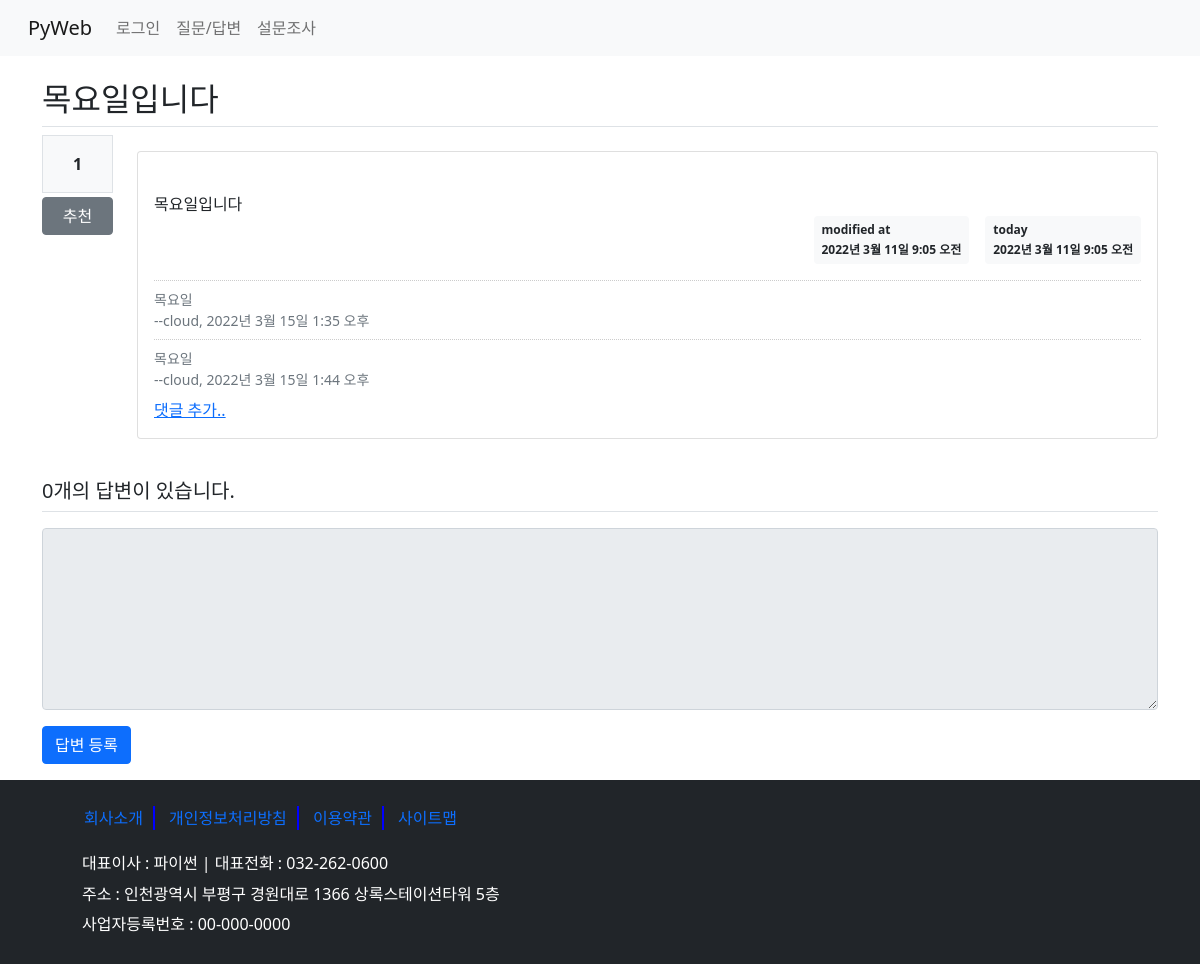
The app's page /board/19/, older data.
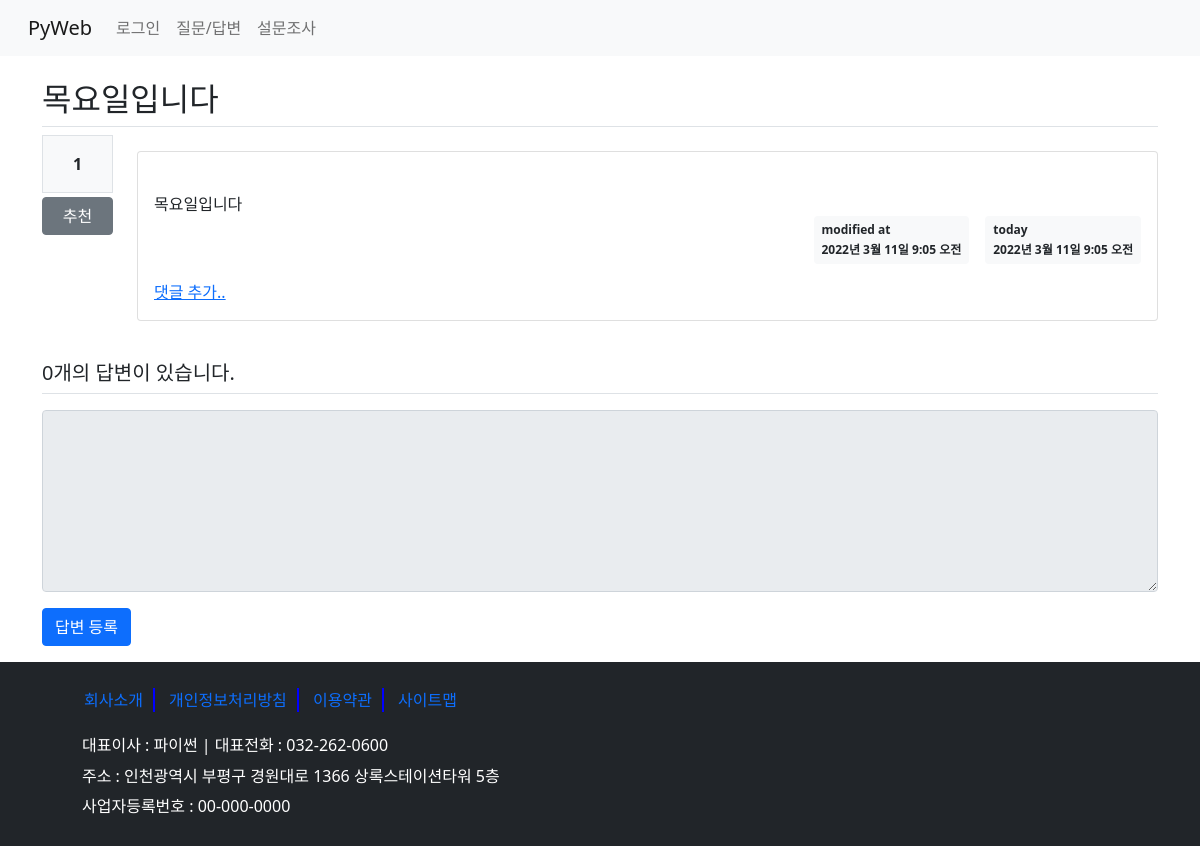
The same page, newer data.
### board/models.py (models this page shows, shortened)
class Question(models.Model):
    subject = models.CharField(max_length=200)
    content = models.TextField()
    create_date = models.DateTimeField()  # not null
    modify_date = models.DateTimeField(null=True, blank=True)  #null 허용, blank- 폼 데이터 null
    author = models.ForeignKey(User, on_delete=models.CASCADE, related_name='author_question')  #User의 username와 외래키 설정
    voter = models.ManyToManyField(User, related_name='voter_question')   #추천수 - 다대다 관계

class Comment(models.Model):
    content = models.TextField()    #댓글 내용
    create_date = models.DateTimeField()  #댓글 작성일
    modify_date = models.DateTimeField(null=True, blank=True)  #댓글 수정일
    author = models.ForeignKey(User, on_delete=models.CASCADE)  #외래키 - 댓글 글쓴이
    question = models.ForeignKey(Question, null=True, blank=True,
                                 on_delete=models.CASCADE) # 댓글이 달린 질문
    answer = models.ForeignKey(Answer, null=True, blank=True,
                               on_delete=models.CASCADE) # 댓글이 달린 답변

### board/views/base_views.py (the view)
# urls.py: path('<int:question_id>/', base_views.detail, name='detail'), #127.0.0.1:8000/board/1/
def detail(request, question_id):
    question = get_object_or_404(Question, pk=question_id)  #url경로 오류 처리
    context = {'question':question}
    return render(request, 'board/detail.html', context)

### templates/board/detail.html (shortened to what this page needs)
{% extends 'base.html' %}
{% block content %}
    <div class="container my-3">
       <h2 class="border-bottom py-2">{{ question.subject }}</h2>
        <div class="row">
            <div class="col-1">
                <div class="bg-light text-center border p-3 font-weight-bolder">
                     {{ question.voter.count }}
                </div>
                <a href="#" data-uri="{% url 'board:vote_question' question.id %}"
                   class="recommend btn btn-secondary btn-block my-1">추천</a>
            </div>
            <div class="col-11">
                <div class="card my-3">
                    <div class="card-body">
                        <div class="card-text" style="white-space:pre-line">
                            {{ question.content }}
                        </div>
                        <div class="d-flex justify-content-end">
                            {% if question.modify_date %}
                            <div class="badge badge-light text-dark p-2 mx-3 text-left">
                                <div class="mb-2">modified at</div>
                                <div>{{ question.modify_date }}</div>
                            </div>
                            {% endif %}
                            <div class="badge badge-light text-dark p-2 text-left">
                                <div class="mb-2">{{ question.author }}</div>
                                <div>{{ question.create_date }}</div>
                            </div>
                        </div>
                        <div class="mt-3">
                            {% for comment in question.comment_set.all %}
                            <div class="comment text-muted py-2 small">
                                <span style="white-space:pre-line;">{{ comment.content }}</span><br>
                                <span>
                                    --{{ comment.author }}, {{ comment.create_date }}
                                </span>
                            </div>
                            {% endfor %}
                        </div>
                        <div>
                            <a href="{% url 'board:comment_create_question' question.id %}">댓글 추가..</a>
                        </div>
                    </div>
                </div>
            </div>
        </div>
        <h5 class="border-bottom my-3 py-2">
            {{ question.answer_set.count }}개의 답변이 있습니다.
        </h5>
        <form action="{% url 'board:answer_create' question.id %}" method="post">
          <div class="form-group">
              <textarea name="content" rows="7" cols="60" class="form-control"
                        {% if not user.is_authenticated %} disabled {% endif %}></textarea>
          </div>
          <input type="submit" value="답변 등록" class="btn btn-primary">
      </form>
    </div>
{% endblock %}

### templates/base.html (shortened to what this page needs)
<!DOCTYPE html>
{% load static %}
<html lang="ko">
<head>
    <link rel="stylesheet" href="{% static 'board/css/bootstrap.css/' %}">
    <link rel="stylesheet" href="{% static 'board/css/style.css/' %}">
    <link href="https://cdn.jsdelivr.net/npm/bootstrap@5.1.3/dist/css/bootstrap.min.css"
          rel="stylesheet"
>
</head>
<body>
{% include 'navbar.html' %}
{% block content %}{% endblock %}
{% include 'footer.html' %}
</body>
</html>

### templates/navbar.html (shortened to what this page needs)
<nav class="navbar navbar-expand-lg navbar-light bg-light">
  <div class="container-fluid">
    <a class="navbar-brand" href="{% url 'board:index' %}">PyWeb</a>
    <div class="collapse navbar-collapse" id="navbarNav">
      <ul class="navbar-nav">
        <li class="nav-item">
          {% if user.is_authenticated %}
            <a class="nav-link" href="{% url 'common:logout_view' %}">({{ user.username }}님)로그아웃</a>
          {% else %}
            <a class="nav-link" href="{% url 'common:login_view' %}">로그인</a>
          {% endif %}
        </li>
        <li class="nav-item">
          <a class="nav-link" href="{% url 'board:boardlist' %}">질문/답변</a>
        </li>
        <li class="nav-item">
          <a class="nav-link" href="{% url 'polls:polllist' %}">설문조사</a>
        </li>
      </ul>
    </div>
  </div>
</nav>

### templates/footer.html
<footer class="bg-dark p-3">
    <div class="container">
        <ul class="menu">
            <li><a href="#">회사소개</a></li>
            <li><a href="#">개인정보처리방침</a></li>
            <li><a href="#">이용약관</a></li>
            <li><a href="#">사이트맵</a></li>
        </ul>
        <address>
            <p>대표이사 : 파이썬 | 대표전화 : 032-262-0600</p>
            <p>주소 : 인천광역시 부평구 경원대로 1366 상록스테이션타워 5층</p>
            <p>사업자등록번호 : 00-000-0000</p>
        </address>
    </div>
</footer>

### static/board/css/style.css (style rules this page uses)
footer .menu { list-style:none; }
footer .menu li { display:inline-block; margin:10px 0; border-right:2px solid rgb(0, 0, 255); padding:0 10px; }
footer .menu li:last-child { border:none; }
footer .menu li a { text-decoration:none; }
footer address p { margin-left:40px; color:#fff; line-height:0.9em; color:rgba(255, 255, 255, 0.6) font-size:0.9em; }

Row changes from the older to the newer data that the page shows:
removed Comment: content "목요일", author "cloud", create_date "2022년 3월 15일 1:35 오후"
removed Comment: content "목요일", author "cloud", create_date "2022년 3월 15일 1:44 오후"
